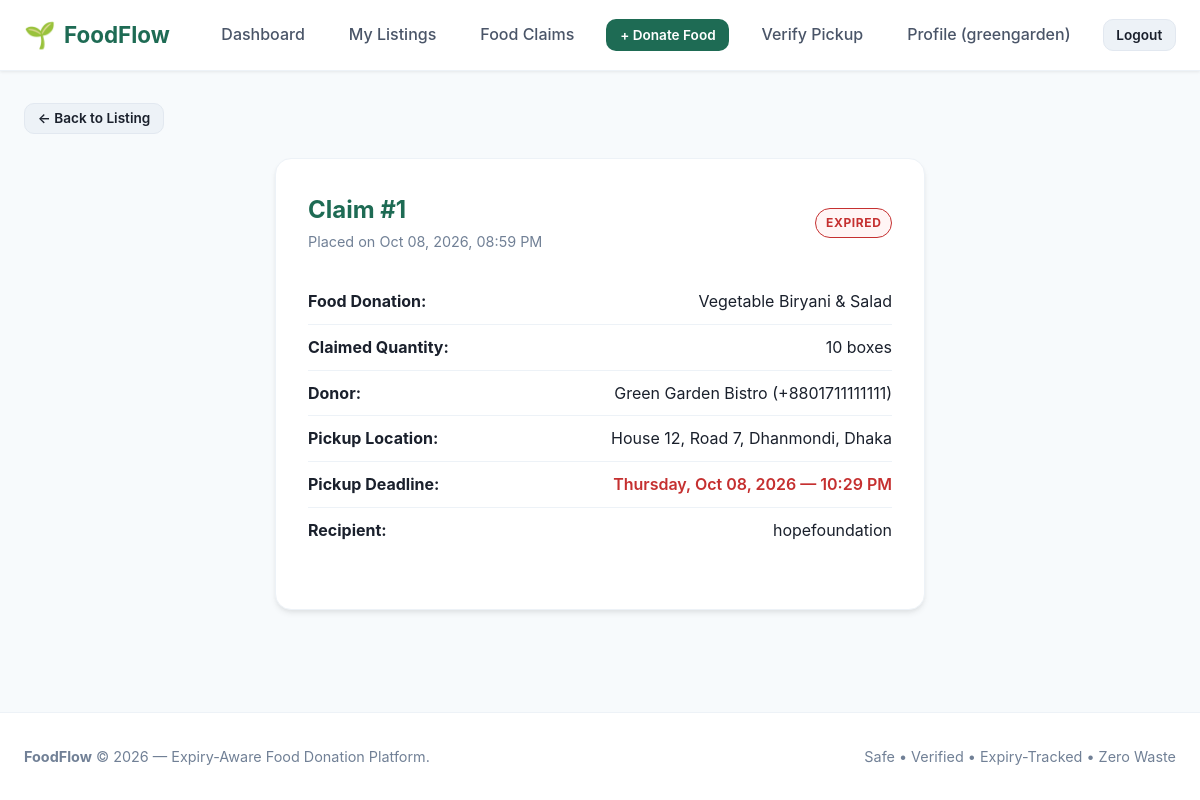
The page /claims/1/ (signed in) on the database its author committed.
### accounts/models.py (models this page shows, shortened)
class User(AbstractUser):
    ROLE_DONOR = 'donor'
    ROLE_RECIPIENT = 'recipient'
    ROLE_CHOICES = [
        (ROLE_DONOR, 'Donor'),
        (ROLE_RECIPIENT, 'Recipient'),
    ]
    role = models.CharField(
        max_length=20,
        choices=ROLE_CHOICES,
        default=ROLE_RECIPIENT,
        help_text="Designates whether this user registers as a food Donor or Recipient."
    )
    phone = models.CharField(
        max_length=20,
        blank=True,
        null=True,
        help_text="Contact telephone number"
    )
    @property
    def is_donor(self):
        return self.role == self.ROLE_DONOR
    @property
    def is_recipient(self):
        return self.role == self.ROLE_RECIPIENT

class Donor(models.Model):
    DONOR_TYPE_CHOICES = [
        ('restaurant', 'Restaurant'),
        ('household', 'Household'),
        ('grocer', 'Grocer / Supermarket'),
        ('event', 'Event / Catering'),
        ('other', 'Other Donor'),
    ]
    user = models.OneToOneField(
        User,
        on_delete=models.CASCADE,
        related_name='donor_profile'
    )
    donor_type = models.CharField(
        max_length=30,
        choices=DONOR_TYPE_CHOICES,
        default='restaurant'
    )
    organization_name = models.CharField(
        max_length=150,
        blank=True,
        null=True,
        help_text="Business or organization name (optional for households)"
    )
    location = models.ForeignKey(
        'locations.Location',
        on_delete=models.PROTECT,
        related_name='donors'
    )
    is_verified = models.BooleanField(
        default=False,
        help_text="Designates if this donor is verified by platform administrators"
    )
    created_at = models.DateTimeField(auto_now_add=True)
    class Meta:
        verbose_name = "Donor Profile"
        verbose_name_plural = "Donor Profiles"

class Recipient(models.Model):
    RECIPIENT_TYPE_CHOICES = [
        ('ngo', 'NGO / Non-profit'),
        ('individual', 'Individual / Family in need'),
        ('shelter', 'Shelter / Orphanage'),
        ('community_kitchen', 'Community Kitchen / Charity'),
        ('other', 'Other Recipient'),
    ]
    user = models.OneToOneField(
        User,
        on_delete=models.CASCADE,
        related_name='recipient_profile'
    )
    recipient_type = models.CharField(
        max_length=30,
        choices=RECIPIENT_TYPE_CHOICES,
        default='individual'
    )
    location = models.ForeignKey(
        'locations.Location',
        on_delete=models.PROTECT,
        related_name='recipients'
    )
    is_verified = models.BooleanField(
        default=False,
        help_text="Designates if this recipient is verified by platform administrators (required to claim food)"
    )
    created_at = models.DateTimeField(auto_now_add=True)
    class Meta:
        verbose_name = "Recipient Profile"
        verbose_name_plural = "Recipient Profiles"

### claims/models.py (models this page shows, shortened)
class Claim(models.Model):
    STATUS_PENDING = 'pending'
    STATUS_COMPLETED = 'completed'
    STATUS_CANCELLED = 'cancelled'
    STATUS_EXPIRED = 'expired'
    STATUS_CHOICES = [
        (STATUS_PENDING, 'Pending Pickup'),
        (STATUS_COMPLETED, 'Completed'),
        (STATUS_CANCELLED, 'Cancelled'),
        (STATUS_EXPIRED, 'Expired'),
    ]
    listing = models.ForeignKey(
        'listings.FoodListing',
        on_delete=models.CASCADE,
        related_name='claims'
    )
    recipient = models.ForeignKey(
        'accounts.Recipient',
        on_delete=models.CASCADE,
        related_name='claims'
    )
    claimed_quantity = models.DecimalField(
        max_digits=8,
        decimal_places=2,
        validators=[MinValueValidator(Decimal('0.01'))],
        help_text="Quantity reserved by recipient"
    )
    claimed_at = models.DateTimeField(auto_now_add=True)
    pickup_deadline = models.DateTimeField(
        help_text="Time window by which food must be picked up"
    )
    pickup_code = models.CharField(
        max_length=8,
        unique=True,
        db_index=True,
        help_text="Unique 8-character verification token"
    )
    status = models.CharField(
        max_length=20,
        choices=STATUS_CHOICES,
        default=STATUS_PENDING
    )
    class Meta:
        verbose_name = "Claim"
        verbose_name_plural = "Claims"
        ordering = ['-claimed_at']

### listings/models.py (models this page shows, shortened)
class FoodListing(models.Model):
    STATUS_AVAILABLE = 'available'
    STATUS_CLAIMED = 'claimed'
    STATUS_COMPLETED = 'completed'
    STATUS_EXPIRED = 'expired'
    STATUS_BLOCKED = 'blocked'
    STATUS_CHOICES = [
        (STATUS_AVAILABLE, 'Available'),
        (STATUS_CLAIMED, 'Claimed'),
        (STATUS_COMPLETED, 'Completed'),
        (STATUS_EXPIRED, 'Expired'),
        (STATUS_BLOCKED, 'Blocked'),
    ]
    donor = models.ForeignKey(
        'accounts.Donor',
        on_delete=models.CASCADE,
        related_name='listings'
    )
    location = models.ForeignKey(
        'locations.Location',
        on_delete=models.PROTECT,
        related_name='listings'
    )
    food_name = models.CharField(max_length=200, help_text="e.g. Cooked Rice & Curry, Fresh Apples, Bread Rolls")
    description = models.TextField(blank=True, null=True, help_text="Preparation details, ingredients, or dietary info")
    quantity = models.DecimalField(
        max_digits=8,
        decimal_places=2,
        validators=[MinValueValidator(Decimal('0.01'))],
        help_text="Total initial quantity"
    )
    unit = models.CharField(
        max_length=50,
        help_text="Units: portions, kg, boxes, packets, meals, litres"
    )
    expires_at = models.DateTimeField(
        db_index=True,
        help_text="Exact expiry deadline"
    )
    status = models.CharField(
        max_length=20,
        choices=STATUS_CHOICES,
        default=STATUS_AVAILABLE,
        db_index=True
    )
    created_at = models.DateTimeField(auto_now_add=True)
    updated_at = models.DateTimeField(auto_now=True)
    class Meta:
        verbose_name = "Food Listing"
        verbose_name_plural = "Food Listings"
        ordering = ['expires_at']

### locations/models.py (models this page shows, shortened)
class Location(models.Model):
    address = models.CharField(max_length=255, help_text="Street address or building details")
    area = models.CharField(max_length=100, db_index=True, help_text="Neighborhood or area name")
    city = models.CharField(max_length=100, db_index=True, help_text="City name")
    postal_code = models.CharField(max_length=20, blank=True, null=True, help_text="Postal / ZIP code")
    latitude = models.DecimalField(max_digits=9, decimal_places=6, null=True, blank=True)
    longitude = models.DecimalField(max_digits=9, decimal_places=6, null=True, blank=True)
    class Meta:
        verbose_name = "Location"
        verbose_name_plural = "Locations"
        indexes = [
            models.Index(fields=['area'], name='loc_area_idx'),
            models.Index(fields=['city'], name='loc_city_idx'),
        ]
        constraints = [
            models.UniqueConstraint(
                fields=['address', 'area', 'city', 'postal_code'],
                name='unique_location_address'
            )
        ]

### claims/views.py (the view)
# urls.py: path('claims/<int:pk>/', views.claim_detail_view, name='claim_detail'),
@login_required
def claim_detail_view(request, pk):
    claim = get_object_or_404(
        Claim.objects.select_related('listing__donor__user', 'listing__location', 'recipient__user'),
        pk=pk
    )
    is_claimant = (claim.recipient.user == request.user)
    is_donor_owner = (claim.listing.donor.user == request.user)
    if not (is_claimant or is_donor_owner or request.user.is_staff):
        messages.error(request, "Unauthorized: You do not have permission to view this claim.")
        return redirect('home')
    context = {
        'claim': claim,
        'is_claimant': is_claimant,
        'is_donor_owner': is_donor_owner,
    }
    return render(request, 'claims/claim_detail.html', context)

### notifications/views.py (called while the page is built)
def unread_notification_context(request):
    if request.user.is_authenticated and request.user.is_recipient and hasattr(request.user, 'recipient_profile'):
        count = Notification.objects.filter(recipient=request.user.recipient_profile, is_read=False).count()
        return {'unread_notifications_count': count}
    return {'unread_notifications_count': 0}

### templates/claims/claim_detail.html (shortened to what this page needs)
{% extends 'base.html' %}
{% block content %}
<div style="margin-bottom: 1.5rem;">
    {% if is_claimant %}
        <a href="{% url 'claims:my_claims' %}" class="btn btn-secondary btn-sm">&larr; Back to My Claims</a>
    {% else %}
        <a href="{% url 'listings:donor_listing_detail' pk=claim.listing.pk %}" class="btn btn-secondary btn-sm">&larr; Back to Listing</a>
    {% endif %}
</div>
<div class="form-card" style="max-width: 650px;">
    <div style="display: flex; justify-content: space-between; align-items: center; margin-bottom: 1.5rem;">
        <div>
            <h2 style="color: var(--green-700);">Claim #{{ claim.id }}</h2>
            <span style="color: var(--grey-500); font-size: 0.9rem;">Placed on {{ claim.claimed_at|date:"M d, Y, h:i A" }}</span>
        </div>
        <div>
            <span class="badge badge-{{ claim.status }}">{{ claim.get_status_display }}</span>
        </div>
    </div>
    <div style="margin: 1.5rem 0; font-size: 1rem; line-height: 1.8;">
        <div style="display: flex; justify-content: space-between; border-bottom: 1px solid var(--grey-200); padding: 0.5rem 0;">
            <strong>Food Donation:</strong>
            <span>{{ claim.listing.food_name }}</span>
        </div>
        <div style="display: flex; justify-content: space-between; border-bottom: 1px solid var(--grey-200); padding: 0.5rem 0;">
            <strong>Claimed Quantity:</strong>
            <span>{{ claim.claimed_quantity|floatformat:"-2" }} {{ claim.listing.unit }}</span>
        </div>
        <div style="display: flex; justify-content: space-between; border-bottom: 1px solid var(--grey-200); padding: 0.5rem 0;">
            <strong>Donor:</strong>
            <span>{{ claim.listing.donor.organization_name|default:claim.listing.donor.user.username }} ({{ claim.listing.donor.user.phone|default:'Contact in person' }})</span>
        </div>
        <div style="display: flex; justify-content: space-between; border-bottom: 1px solid var(--grey-200); padding: 0.5rem 0;">
            <strong>Pickup Location:</strong>
            <span>{{ claim.listing.location.address }}, {{ claim.listing.location.area }}, {{ claim.listing.location.city }}</span>
        </div>
        <div style="display: flex; justify-content: space-between; border-bottom: 1px solid var(--grey-200); padding: 0.5rem 0;">
            <strong>Pickup Deadline:</strong>
            <span style="color: var(--red-600); font-weight: 600;">{{ claim.pickup_deadline|date:"l, M d, Y — h:i A" }}</span>
        </div>
        <div style="display: flex; justify-content: space-between; padding: 0.5rem 0;">
            <strong>Recipient:</strong>
            <span>{{ claim.recipient.user.username }}</span>
        </div>
    </div>
</div>
{% endblock %}

### templates/partials/navbar.html (shortened to what this page needs)
{% load static %}
<nav class="navbar">
    <div class="container navbar-container">
        <a href="{% url 'home' %}" class="brand">
            <span class="brand-icon">🌱</span>
            <span>FoodFlow</span>
        </a>
        <ul class="nav-links">
            {% if user.is_authenticated %}
            {% if user.is_donor %}
            <li><a href="{% url 'accounts:donor_dashboard' %}" class="nav-link">Dashboard</a></li>
            <li><a href="{% url 'listings:donor_listings' %}" class="nav-link">My Listings</a></li>
            <li><a href="{% url 'claims:my_claims' %}" class="nav-link">Food Claims</a></li>
            <li>
                {% if user.donor_profile.is_verified %}
                <a href="{% url 'listings:donor_listing_create' %}"
                   class="nav-link btn btn-primary btn-sm"
                   style="color: white;">
                    + Donate Food
                </a>
                {% endif %}
            </li>
            <li><a href="{% url 'claims:verify_pickup' %}" class="nav-link">Verify Pickup</a></li>
                {% endif %}
                <li><a href="{% url 'accounts:profile' %}" class="nav-link">Profile ({{ user.username }})</a></li>
                <li><a href="{% url 'accounts:logout' %}" class="nav-link btn btn-secondary btn-sm">Logout</a></li>
            {% endif %}
        </ul>
    </div>
</nav>

### static/css/styles.css (style rules this page uses)
:root { --green-700: #1E6B54; --green-600: #258568; --green-50: #EDF5F2; --amber-600: #B7791F; --amber-50: #FEFCF5; --red-600: #C53030; --red-50: #FFF5F5; --grey-500: #718096; --grey-100: #F7FAFC; --grey-200: #EDF2F7; --grey-300: #E2E8F0; --grey-700: #4A5568; --ink: #1A202C; --white: #FFFFFF; --container-max: 1200px; --radius-sm: 6px; --radius-md: 10px; --radius-lg: 16px; --shadow-sm: 0 1px 3px rgba(0,0,0,0.08); --shadow-md: 0 4px 6px -1px rgba(0,0,0,0.08), 0 2px 4px -1px rgba(0,0,0,0.04); --shadow-lg: 0 10px 15px -3px rgba(0,0,0,0.08), 0 4px 6px -2px rgba(0,0,0,0.04); --font-main: -apple-system, BlinkMacSystemFont, "Segoe UI", Roboto, Oxygen, Ubuntu, Cantarell, "Open Sans", "Helvetica Neue", sans-serif; }
*, *::before, *::after { box-sizing: border-box; margin: 0; padding: 0; }
body { font-family: var(--font-main); color: var(--ink); background-color: var(--grey-100); line-height: 1.6; min-height: 100vh; display: flex; flex-direction: column; }
a { color: var(--green-700); text-decoration: none; transition: color 0.2s ease; }
.container { width: 100%; max-width: var(--container-max); margin: 0 auto; padding: 0 1.5rem; }
.navbar { position: sticky; top: 0; z-index: 100; background-color: var(--white); border-bottom: 1px solid var(--grey-200); box-shadow: var(--shadow-sm); }
.navbar-container { display: flex; align-items: center; justify-content: space-between; height: 70px; }
.brand { display: flex; align-items: center; gap: 0.5rem; font-size: 1.4rem; font-weight: 700; color: var(--green-700); text-decoration: none; }
.brand-icon { font-size: 1.6rem; }
.nav-links { display: flex; align-items: center; list-style: none; gap: 1.25rem; }
.nav-link { font-weight: 500; color: var(--grey-700); padding: 0.5rem 0.75rem; border-radius: var(--radius-sm); transition: all 0.2s; text-decoration: none; position: relative; }
.btn { display: inline-flex; align-items: center; justify-content: center; gap: 0.5rem; padding: 0.65rem 1.25rem; font-size: 0.95rem; font-weight: 600; border-radius: var(--radius-md); border: 1px solid transparent; cursor: pointer; text-decoration: none; transition: all 0.2s ease; font-family: inherit; line-height: 1.2; }
.btn-primary { background-color: var(--green-700); color: var(--white); }
.btn-secondary { background-color: var(--grey-200); color: var(--ink); border-color: var(--grey-300); }
.btn-sm { padding: 0.4rem 0.8rem; font-size: 0.85rem; }
.badge { display: inline-flex; align-items: center; padding: 0.25rem 0.6rem; border-radius: 9999px; font-size: 0.75rem; font-weight: 700; text-transform: uppercase; letter-spacing: 0.05em; }
.badge-expired { background-color: var(--red-50); color: var(--red-600); border: 1px solid var(--red-600); }
.form-card { background: var(--white); border-radius: var(--radius-lg); border: 1px solid var(--grey-200); box-shadow: var(--shadow-md); padding: 2rem; max-width: 650px; margin: 0 auto; }

### rows shown on the page
User: username "greengarden"
Claim: id "1", claimed_at "Oct 08, 2026, 08:59 PM", status "EXPIRED", listing.food_name "Vegetable Biryani & Salad", claimed_quantity "10", listing.unit "boxes", listing.donor.organization_name "Green Garden Bistro", listing.donor.user.phone "+8801711111111", listing.location.address "House 12, Road 7", listing.location.area "Dhanmondi", listing.location.city "Dhaka", pickup_deadline "Thursday, Oct 08, 2026 — 10:29 PM", recipient.user.username "hopefoundation"
